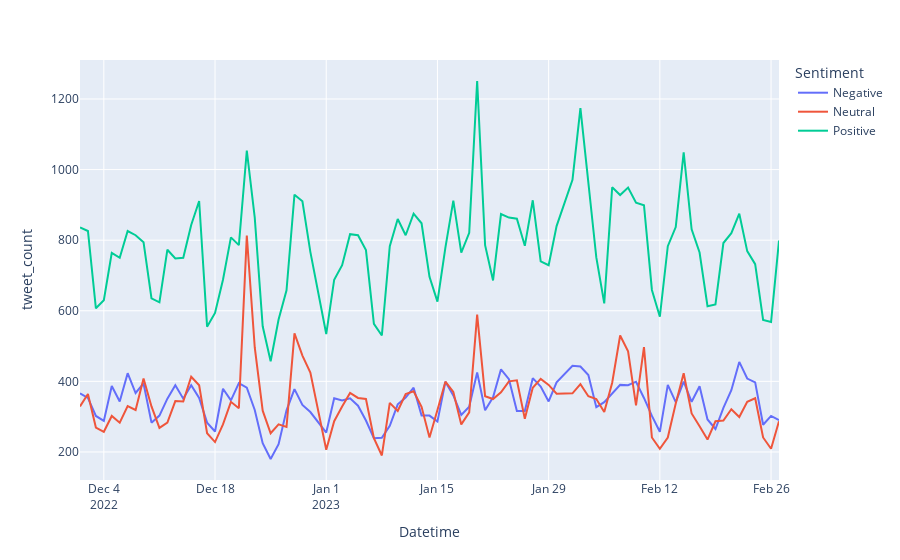

Notebook code cell kept with this figure:
### Code cell
import plotly.express as px

fig = px.line(dd, x="Datetime", y="tweet_count", color='Sentiment')
fig.show()
